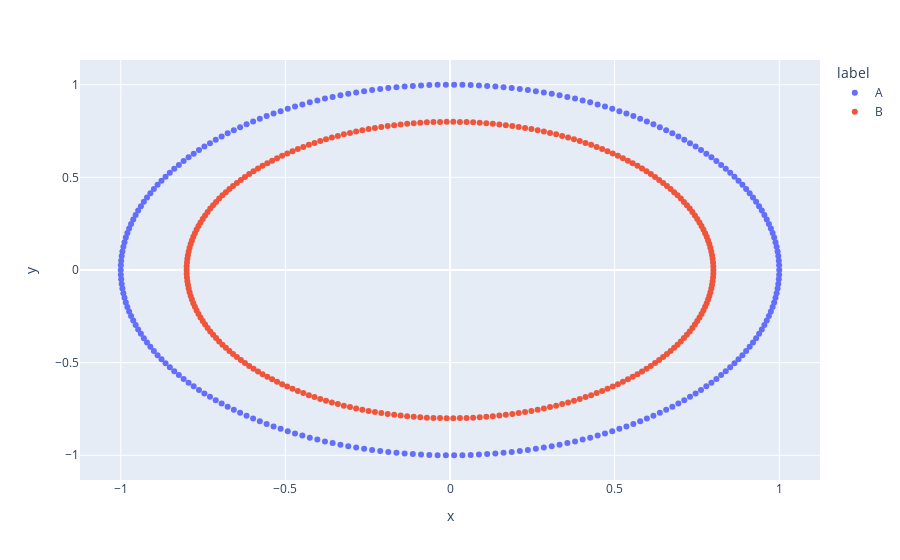

Write notebook code for a chart like this one.
### Code cell
px.scatter(circles_df, x='x', y='y', color = 'label')

### Figure 1 — Plotly figure (JSON) as saved in the notebook; plotly's stock layout.template omitted (floating-point values rounded to 4 significant figures; data arrays with more than 128 entries replaced by an {"elided": "..."} marker saying what was removed)
{"data": [{"hovertemplate": "label=A<br>x=%{x}<br>y=%{y}<extra></extra>", "legendgroup": "A", "marker": {"color": "#636efa", "symbol": "circle"}, "mode": "markers", "name": "A", "orientation": "v", "showlegend": true, "type": "scatter", "x": {"elided": "250 float values"}, "xaxis": "x", "y": {"elided": "250 float values"}, "yaxis": "y"}, {"hovertemplate": "label=B<br>x=%{x}<br>y=%{y}<extra></extra>", "legendgroup": "B", "marker": {"color": "#EF553B", "symbol": "circle"}, "mode": "markers", "name": "B", "orientation": "v", "showlegend": true, "type": "scatter", "x": {"elided": "250 float values"}, "xaxis": "x", "y": {"elided": "250 float values"}, "yaxis": "y"}], "layout": {"autosize": true, "legend": {"title": {"text": "label"}, "tracegroupgap": 0}, "margin": {"t": 60}, "xaxis": {"anchor": "y", "autorange": true, "domain": [0, 1], "range": [-1.117, 1.117], "title": {"text": "x"}, "type": "linear"}, "yaxis": {"anchor": "x", "autorange": true, "domain": [0, 1], "range": [-1.155, 1.155], "title": {"text": "y"}, "type": "linear"}}}
